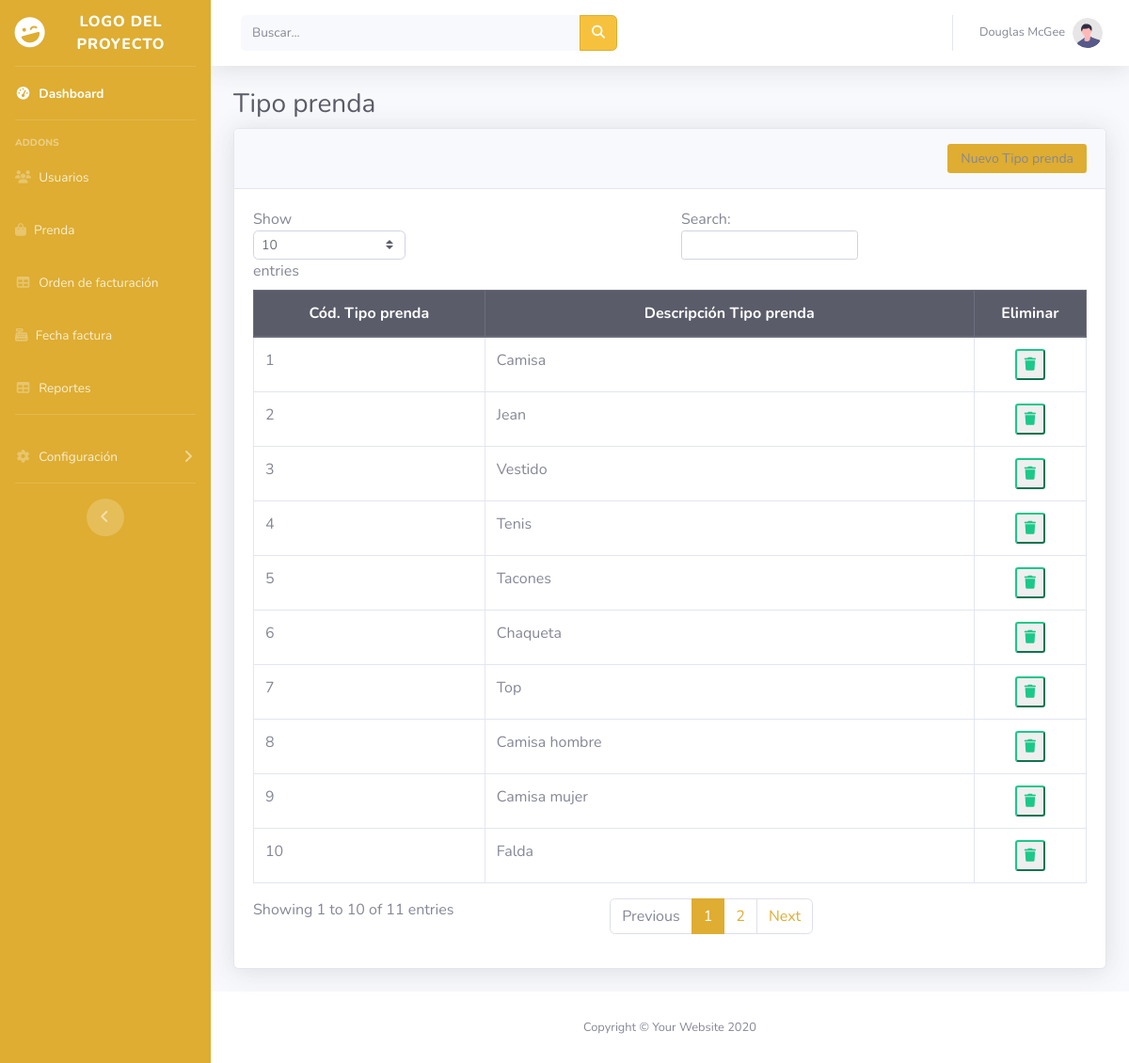
The app's page /vista/app/Admon/Tipoprenda.php with its own data.
### tables this page shows
CREATE TABLE `tipo_prenda` (
  `Id_tipoprenda` int(11) NOT NULL,
  `Descrip` varchar(50) NOT NULL
);

### vista/app/Admon/Tipoprenda.php (the view, shortened to what this page needs)
<?php
include('Menu.php');
?>
                <div class="container-fluid">
                    <h1 class="h3 mb-2 text-gray-800">Tipo prenda</h1>
                    <div class="card shadow mb-4">
                        <div class="col-md-12 align-self-end card-header py-3 justify-content-end">
                            <button class="btn btn-sm bg-gradient-primary offset-md-10 col-md-2 " data-toggle="modal" data-target="#exampleModal">Nuevo Tipo prenda</button>
                        </div>
                        <div class="card-body">
                            <div class="table-responsive">
                                <table class="table table-bordered" id="dataTable" width="100%" cellspacing="0">
                                <thead class="thead-dark">
                              <th style="width: 10rem" ><center>Cód. Tipo prenda</center></th>
                              <th style="width: 20rem" ><center>Descripción Tipo prenda</center></th>
                              <th style="width: 5rem" ><center>Eliminar</center> </th>
                          </thead>
                                    <?php
                          include( '../../../controlador/conex.php');
                          $cons = $conexion -> query("SELECT * FROM tipo_prenda");
                          while ($row = $cons -> fetch_row()) {
                         ?>
                        <tr>
                          <td><?php echo ''.$row[0].''; ?></td>
                          <td><?php echo ''.$row[1].''; ?></td>
                           <td> <center><button type="submit" class="btn-outline-success btn-sm"  value="Eliminar" name="BorrarTipoprenda" onclick="location='../../../controlador/BorrarTipoprenda.php?id=<?php echo ''.$row[0].'' ?>'" ><i class="fa-solid fa-trash"></i><span class="oi oi-x"></span></button></center></td>
                        </tr>
                        <?php } ?>
                                </table>
                            </div>
                        </div>
                    </div>
                </div>
            </div>
            <footer class="sticky-footer bg-white">
                <div class="container my-auto">
                    <div class="copyright text-center my-auto">
                        <span>Copyright &copy; Your Website 2020</span>
                    </div>
                </div>
            </footer>
        </div>
    </div>
</body>
</html>

### records on screen
tipo_prenda: Id_tipoprenda "1", Descrip "Camisa"
tipo_prenda: Id_tipoprenda "2", Descrip "Jean"
tipo_prenda: Id_tipoprenda "3", Descrip "Vestido"
tipo_prenda: Id_tipoprenda "4", Descrip "Tenis"
tipo_prenda: Id_tipoprenda "5", Descrip "Tacones"
tipo_prenda: Id_tipoprenda "6", Descrip "Chaqueta"
tipo_prenda: Id_tipoprenda "7", Descrip "Top"
tipo_prenda: Id_tipoprenda "8", Descrip "Camisa hombre"
tipo_prenda: Id_tipoprenda "9", Descrip "Camisa mujer"
tipo_prenda: Id_tipoprenda "10", Descrip "Falda"
